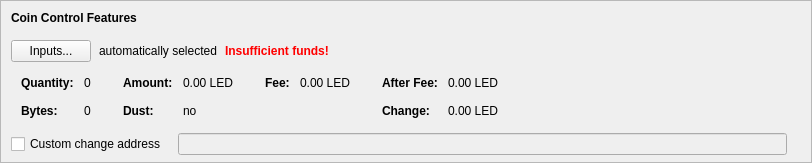
    <widget class="QFrame" name="frameCoinControl">
     <property name="sizePolicy">
      <sizepolicy hsizetype="Expanding" vsizetype="Expanding">
       <horstretch>0</horstretch>
       <verstretch>0</verstretch>
      </sizepolicy>
     </property>
     <property name="maximumSize">
      <size>
       <width>16777215</width>
       <height>16777215</height>
      </size>
     </property>
     <property name="frameShape">
      <enum>QFrame::StyledPanel</enum>
     </property>
     <property name="frameShadow">
      <enum>QFrame::Sunken</enum>
     </property>
     <layout class="QVBoxLayout" name="verticalLayoutCoinControl2">
      <property name="spacing">
       <number>0</number>
      </property>
      <property name="leftMargin">
       <number>0</number>
      </property>
      <property name="topMargin">
       <number>0</number>
      </property>
      <property name="rightMargin">
       <number>0</number>
      </property>
      <property name="bottomMargin">
       <number>6</number>
      </property>
      <item>
       <layout class="QVBoxLayout" name="verticalLayoutCoinControl" stretch="0,0,0,0,1">
        <property name="spacing">
         <number>0</number>
        </property>
        <property name="leftMargin">
         <number>10</number>
        </property>
        <property name="topMargin">
         <number>10</number>
        </property>
        <item>
         <layout class="QHBoxLayout" name="horizontalLayoutCoinControl1">
          <property name="bottomMargin">
           <number>15</number>
          </property>
          <item>
           <widget class="QLabel" name="labelCoinControlFeatures">
            <property name="sizePolicy">
             <sizepolicy hsizetype="Preferred" vsizetype="Maximum">
              <horstretch>0</horstretch>
              <verstretch>0</verstretch>
             </sizepolicy>
            </property>
            <property name="font">
             <font>
              <weight>75</weight>
              <bold>true</bold>
             </font>
            </property>
            <property name="styleSheet">
             <string notr="true">font-weight:bold;</string>
            </property>
            <property name="text">
             <string>Coin Control Features</string>
            </property>
           </widget>
          </item>
         </layout>
        </item>
        <item>
         <layout class="QHBoxLayout" name="horizontalLayoutCoinControl2" stretch="0,0,0,0">
          <property name="spacing">
           <number>8</number>
          </property>
          <property name="bottomMargin">
           <number>10</number>
          </property>
          <item>
           <widget class="QPushButton" name="pushButtonCoinControl">
            <property name="styleSheet">
             <string notr="true"/>
            </property>
            <property name="text">
             <string>Inputs...</string>
            </property>
            <property name="autoDefault">
             <bool>false</bool>
            </property>
           </widget>
          </item>
          <item>
           <widget class="QLabel" name="labelCoinControlAutomaticallySelected">
            <property name="text">
             <string>automatically selected</string>
            </property>
            <property name="margin">
             <number>5</number>
            </property>
           </widget>
          </item>
          <item>
           <widget class="QLabel" name="labelCoinControlInsuffFunds">
            <property name="font">
             <font>
              <weight>75</weight>
              <bold>true</bold>
             </font>
            </property>
            <property name="styleSheet">
             <string notr="true">color:red;font-weight:bold;</string>
            </property>
            <property name="text">
             <string>Insufficient funds!</string>
            </property>
            <property name="margin">
             <number>5</number>
            </property>
           </widget>
          </item>
          <item>
           <spacer name="horizontalSpacerCoinControl">
            <property name="orientation">
             <enum>Qt::Horizontal</enum>
            </property>
            <property name="sizeHint" stdset="0">
             <size>
              <width>40</width>
              <height>1</height>
             </size>
            </property>
           </spacer>
          </item>
         </layout>
        </item>
        <item>
         <widget class="QWidget" name="widgetCoinControl" native="true">
          <property name="sizePolicy">
           <sizepolicy hsizetype="Preferred" vsizetype="Preferred">
            <horstretch>0</horstretch>
            <verstretch>0</verstretch>
           </sizepolicy>
          </property>
          <property name="minimumSize">
           <size>
            <width>0</width>
            <height>0</height>
           </size>
          </property>
          <property name="styleSheet">
           <string notr="true"/>
          </property>
          <layout class="QHBoxLayout" name="horizontalLayoutCoinControl5">
           <property name="leftMargin">
            <number>0</number>
           </property>
           <property name="topMargin">
            <number>0</number>
           </property>
           <property name="rightMargin">
            <number>0</number>
           </property>
           <property name="bottomMargin">
            <number>0</number>
           </property>
           <item>
            <layout class="QHBoxLayout" name="horizontalLayoutCoinControl3" stretch="0,0,0,1">
             <property name="spacing">
              <number>20</number>
             </property>
             <property name="topMargin">
              <number>0</number>
             </property>
             <property name="bottomMargin">
              <number>10</number>
             </property>
             <item>
              <layout class="QFormLayout" name="formLayoutCoinControl1">
               <property name="horizontalSpacing">
                <number>10</number>
               </property>
               <property name="verticalSpacing">
                <number>14</number>
               </property>
               <property name="leftMargin">
                <number>10</number>
               </property>
               <property name="topMargin">
                <number>4</number>
               </property>
               <property name="rightMargin">
                <number>6</number>
               </property>
               <item row="0" column="0">
                <widget class="QLabel" name="labelCoinControlQuantityText">
                 <property name="font">
                  <font>
                   <weight>75</weight>
                   <bold>true</bold>
                  </font>
                 </property>
                 <property name="text">
                  <string>Quantity:</string>
                 </property>
                 <property name="margin">
                  <number>0</number>
                 </property>
                </widget>
               </item>
               <item row="0" column="1">
                <widget class="QLabel" name="labelCoinControlQuantity">
                 <property name="cursor">
                  <cursorShape>IBeamCursor</cursorShape>
                 </property>
                 <property name="contextMenuPolicy">
                  <enum>Qt::ActionsContextMenu</enum>
                 </property>
                 <property name="text">
                  <string notr="true">0</string>
                 </property>
                 <property name="margin">
                  <number>0</number>
                 </property>
                 <property name="textInteractionFlags">
                  <set>Qt::LinksAccessibleByMouse|Qt::TextSelectableByKeyboard|Qt::TextSelectableByMouse</set>
                 </property>
                </widget>
               </item>
               <item row="1" column="0">
                <widget class="QLabel" name="labelCoinControlBytesText">
                 <property name="font">
                  <font>
                   <weight>75</weight>
                   <bold>true</bold>
                  </font>
                 </property>
                 <property name="text">
                  <string>Bytes:</string>
                 </property>
                </widget>
               </item>
               <item row="1" column="1">
                <widget class="QLabel" name="labelCoinControlBytes">
                 <property name="cursor">
                  <cursorShape>IBeamCursor</cursorShape>
                 </property>
                 <property name="contextMenuPolicy">
                  <enum>Qt::ActionsContextMenu</enum>
                 </property>
                 <property name="text">
                  <string notr="true">0</string>
                 </property>
                 <property name="textInteractionFlags">
                  <set>Qt::LinksAccessibleByMouse|Qt::TextSelectableByKeyboard|Qt::TextSelectableByMouse</set>
                 </property>
                </widget>
               </item>
              </layout>
             </item>
             <item>
              <layout class="QFormLayout" name="formLayoutCoinControl2">
               <property name="horizontalSpacing">
                <number>10</number>
               </property>
               <property name="verticalSpacing">
                <number>14</number>
               </property>
               <property name="leftMargin">
                <number>6</number>
               </property>
               <property name="topMargin">
                <number>4</number>
               </property>
               <property name="rightMargin">
                <number>6</number>
               </property>
               <item row="0" column="0">
                <widget class="QLabel" name="labelCoinControlAmountText">
                 <property name="font">
                  <font>
                   <weight>75</weight>
                   <bold>true</bold>
                  </font>
                 </property>
                 <property name="text">
                  <string>Amount:</string>
                 </property>
                 <property name="margin">
                  <number>0</number>
                 </property>
                </widget>
               </item>
               <item row="0" column="1">
                <widget class="QLabel" name="labelCoinControlAmount">
                 <property name="cursor">
                  <cursorShape>IBeamCursor</cursorShape>
                 </property>
                 <property name="contextMenuPolicy">
                  <enum>Qt::ActionsContextMenu</enum>
                 </property>
                 <property name="text">
                  <string notr="true">0.00 LED</string>
                 </property>
                 <property name="textInteractionFlags">
                  <set>Qt::LinksAccessibleByMouse|Qt::TextSelectableByKeyboard|Qt::TextSelectableByMouse</set>
                 </property>
                </widget>
               </item>
               <item row="1" column="0">
                <widget class="QLabel" name="labelCoinControlLowOutputText">
                 <property name="font">
                  <font>
                   <weight>75</weight>
                   <bold>true</bold>
                  </font>
                 </property>
                 <property name="text">
                  <string>Dust:</string>
                 </property>
                </widget>
               </item>
               <item row="1" column="1">
                <widget class="QLabel" name="labelCoinControlLowOutput">
                 <property name="cursor">
                  <cursorShape>IBeamCursor</cursorShape>
                 </property>
                 <property name="contextMenuPolicy">
                  <enum>Qt::ActionsContextMenu</enum>
                 </property>
                 <property name="text">
                  <string notr="true">no</string>
                 </property>
                 <property name="textInteractionFlags">
                  <set>Qt::LinksAccessibleByMouse|Qt::TextSelectableByKeyboard|Qt::TextSelectableByMouse</set>
                 </property>
                </widget>
               </item>
              </layout>
             </item>
             <item>
              <layout class="QFormLayout" name="formLayoutCoinControl3">
               <property name="horizontalSpacing">
                <number>10</number>
               </property>
               <property name="verticalSpacing">
                <number>14</number>
               </property>
               <property name="leftMargin">
                <number>6</number>
               </property>
               <property name="topMargin">
                <number>4</number>
               </property>
               <property name="rightMargin">
                <number>6</number>
               </property>
               <item row="0" column="0">
                <widget class="QLabel" name="labelCoinControlFeeText">
                 <property name="font">
                  <font>
                   <weight>75</weight>
                   <bold>true</bold>
                  </font>
                 </property>
                 <property name="text">
                  <string>Fee:</string>
                 </property>
                 <property name="margin">
                  <number>0</number>
                 </property>
                </widget>
               </item>
               <item row="0" column="1">
                <widget class="QLabel" name="labelCoinControlFee">
                 <property name="cursor">
                  <cursorShape>IBeamCursor</cursorShape>
                 </property>
                 <property name="contextMenuPolicy">
                  <enum>Qt::ActionsContextMenu</enum>
                 </property>
                 <property name="text">
                  <string notr="true">0.00 LED</string>
                 </property>
                 <property name="textInteractionFlags">
                  <set>Qt::LinksAccessibleByMouse|Qt::TextSelectableByKeyboard|Qt::TextSelectableByMouse</set>
                 </property>
                </widget>
               </item>
             </layout>
             </item>
             <item>
              <layout class="QFormLayout" name="formLayoutCoinControl4">
               <property name="horizontalSpacing">
                <number>10</number>
               </property>
               <property name="verticalSpacing">
                <number>14</number>
               </property>
               <property name="leftMargin">
                <number>6</number>
               </property>
               <property name="topMargin">
                <number>4</number>
               </property>
               <property name="rightMargin">
                <number>6</number>
               </property>
               <item row="0" column="0">
                <widget class="QLabel" name="labelCoinControlAfterFeeText">
                 <property name="font">
                  <font>
                   <weight>75</weight>
                   <bold>true</bold>
                  </font>
                 </property>
                 <property name="text">
                  <string>After Fee:</string>
                 </property>
                 <property name="margin">
                  <number>0</number>
                 </property>
                </widget>
               </item>
               <item row="0" column="1">
                <widget class="QLabel" name="labelCoinControlAfterFee">
                 <property name="cursor">
                  <cursorShape>IBeamCursor</cursorShape>
                 </property>
                 <property name="contextMenuPolicy">
                  <enum>Qt::ActionsContextMenu</enum>
                 </property>
                 <property name="text">
                  <string notr="true">0.00 LED</string>
                 </property>
                 <property name="textInteractionFlags">
                  <set>Qt::LinksAccessibleByMouse|Qt::TextSelectableByKeyboard|Qt::TextSelectableByMouse</set>
                 </property>
                </widget>
               </item>
               <item row="1" column="0">
                <widget class="QLabel" name="labelCoinControlChangeText">
                 <property name="font">
                  <font>
                   <weight>75</weight>
                   <bold>true</bold>
                  </font>
                 </property>
                 <property name="text">
                  <string>Change:</string>
                 </property>
                </widget>
               </item>
               <item row="1" column="1">
                <widget class="QLabel" name="labelCoinControlChange">
                 <property name="cursor">
                  <cursorShape>IBeamCursor</cursorShape>
                 </property>
                 <property name="contextMenuPolicy">
                  <enum>Qt::ActionsContextMenu</enum>
                 </property>
                 <property name="text">
                  <string notr="true">0.00 LED</string>
                 </property>
                 <property name="textInteractionFlags">
                  <set>Qt::LinksAccessibleByMouse|Qt::TextSelectableByKeyboard|Qt::TextSelectableByMouse</set>
                 </property>
                </widget>
               </item>
              </layout>
             </item>
            </layout>
           </item>
          </layout>
         </widget>
        </item>
        <item>
         <layout class="QHBoxLayout" name="horizontalLayoutCoinControl4" stretch="0,0,0">
          <property name="spacing">
           <number>12</number>
          </property>
          <property name="sizeConstraint">
           <enum>QLayout::SetDefaultConstraint</enum>
          </property>
          <property name="topMargin">
           <number>5</number>
          </property>
          <property name="rightMargin">
           <number>5</number>
          </property>
          <item>
           <widget class="QCheckBox" name="checkBoxCoinControlChange">
            <property name="toolTip">
             <string>If this is activated, but the change address is empty or invalid, change will be sent to a newly generated address.</string>
            </property>
            <property name="text">
             <string>Custom change address</string>
            </property>
           </widget>
          </item>
          <item>
           <widget class="QValidatedLineEdit" name="lineEditCoinControlChange">
            <property name="enabled">
             <bool>false</bool>
            </property>
            <property name="sizePolicy">
             <sizepolicy hsizetype="Expanding" vsizetype="Fixed">
              <horstretch>0</horstretch>
              <verstretch>0</verstretch>
             </sizepolicy>
            </property>
           </widget>
          </item>
          <item>
           <widget class="QLabel" name="labelCoinControlChangeLabel">
            <property name="sizePolicy">
             <sizepolicy hsizetype="Preferred" vsizetype="Expanding">
              <horstretch>0</horstretch>
              <verstretch>0</verstretch>
             </sizepolicy>
            </property>
            <property name="minimumSize">
             <size>
              <width>0</width>
              <height>0</height>
             </size>
            </property>
            <property name="text">
             <string/>
            </property>
            <property name="margin">
             <number>3</number>
            </property>
           </widget>
          </item>
         </layout>
        </item>
        <item>
         <spacer name="verticalSpacerCoinControl">
          <property name="orientation">
           <enum>Qt::Vertical</enum>
          </property>
          <property name="sizeHint" stdset="0">
           <size>
            <width>800</width>
            <height>1</height>
           </size>
          </property>
         </spacer>
        </item>
       </layout>
      </item>
     </layout>
    </widget>
